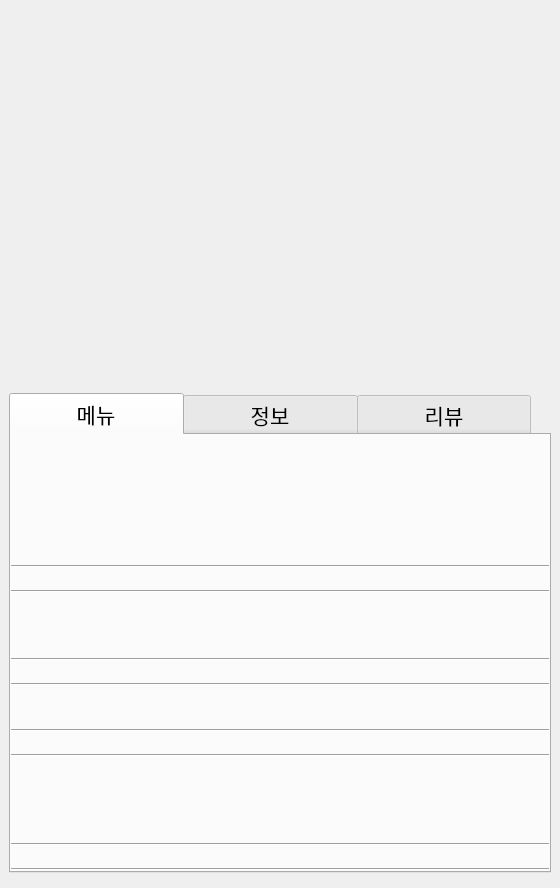
<?xml version="1.0" encoding="UTF-8"?>
<ui version="4.0">
 <class>FormMain</class>
 <widget class="QWidget" name="FormMain">
  <property name="geometry">
   <rect>
    <x>0</x>
    <y>0</y>
    <width>560</width>
    <height>888</height>
   </rect>
  </property>
  <property name="sizePolicy">
   <sizepolicy hsizetype="Fixed" vsizetype="Fixed">
    <horstretch>0</horstretch>
    <verstretch>0</verstretch>
   </sizepolicy>
  </property>
  <property name="maximumSize">
   <size>
    <width>560</width>
    <height>905</height>
   </size>
  </property>
  <property name="windowTitle">
   <string>Home</string>
  </property>
  <layout class="QVBoxLayout" name="verticalLayout">
   <property name="spacing">
    <number>0</number>
   </property>
   <property name="leftMargin">
    <number>0</number>
   </property>
   <property name="topMargin">
    <number>0</number>
   </property>
   <property name="rightMargin">
    <number>0</number>
   </property>
   <property name="bottomMargin">
    <number>0</number>
   </property>
   <item>
    <widget class="QWidget" name="widgetTop" native="true">
     <property name="minimumSize">
      <size>
       <width>0</width>
       <height>50</height>
      </size>
     </property>
     <property name="maximumSize">
      <size>
       <width>16777215</width>
       <height>50</height>
      </size>
     </property>
     <widget class="QLabel" name="labelTop">
      <property name="geometry">
       <rect>
        <x>0</x>
        <y>10</y>
        <width>261</width>
        <height>41</height>
       </rect>
      </property>
      <property name="text">
       <string/>
      </property>
      <property name="pixmap">
       <pixmap>../../kiosk/home_top1.jpg</pixmap>
      </property>
      <property name="scaledContents">
       <bool>true</bool>
      </property>
     </widget>
     <widget class="QPushButton" name="buttonCart">
      <property name="geometry">
       <rect>
        <x>480</x>
        <y>0</y>
        <width>75</width>
        <height>51</height>
       </rect>
      </property>
      <property name="text">
       <string/>
      </property>
      <property name="icon">
       <iconset>
        <normaloff>../../kiosk/cart_icon.png</normaloff>../../kiosk/cart_icon.png</iconset>
      </property>
      <property name="iconSize">
       <size>
        <width>30</width>
        <height>30</height>
       </size>
      </property>
      <property name="flat">
       <bool>true</bool>
      </property>
     </widget>
    </widget>
   </item>
   <item>
    <widget class="QScrollArea" name="scrollArea">
     <property name="minimumSize">
      <size>
       <width>0</width>
       <height>0</height>
      </size>
     </property>
     <property name="maximumSize">
      <size>
       <width>560</width>
       <height>16777215</height>
      </size>
     </property>
     <property name="frameShape">
      <enum>QFrame::NoFrame</enum>
     </property>
     <property name="lineWidth">
      <number>0</number>
     </property>
     <property name="horizontalScrollBarPolicy">
      <enum>Qt::ScrollBarAlwaysOff</enum>
     </property>
     <property name="widgetResizable">
      <bool>true</bool>
     </property>
     <property name="alignment">
      <set>Qt::AlignCenter</set>
     </property>
     <widget class="QWidget" name="scrollAreaWidgetContents">
      <property name="geometry">
       <rect>
        <x>0</x>
        <y>0</y>
        <width>560</width>
        <height>3408</height>
       </rect>
      </property>
      <property name="maximumSize">
       <size>
        <width>560</width>
        <height>16777215</height>
       </size>
      </property>
      <layout class="QVBoxLayout" name="verticalLayout_2">
       <item>
        <widget class="QWidget" name="widgetStack" native="true">
         <property name="maximumSize">
          <size>
           <width>550</width>
           <height>300</height>
          </size>
         </property>
         <layout class="QVBoxLayout" name="verticalLayout_3">
          <property name="spacing">
           <number>0</number>
          </property>
          <property name="leftMargin">
           <number>0</number>
          </property>
          <property name="topMargin">
           <number>0</number>
          </property>
          <property name="rightMargin">
           <number>0</number>
          </property>
          <property name="bottomMargin">
           <number>0</number>
          </property>
          <item>
           <widget class="QStackedWidget" name="stackedWidget">
            <property name="currentIndex">
             <number>0</number>
            </property>
            <widget class="QWidget" name="page_0">
             <layout class="QVBoxLayout" name="verticalLayout_4">
              <item>
               <widget class="QLabel" name="pBanner0">
                <property name="text">
                 <string/>
                </property>
                <property name="pixmap">
                 <pixmap>../../kiosk/home01.jpg</pixmap>
                </property>
                <property name="scaledContents">
                 <bool>true</bool>
                </property>
                <property name="alignment">
                 <set>Qt::AlignCenter</set>
                </property>
               </widget>
              </item>
             </layout>
            </widget>
            <widget class="QWidget" name="page_1">
             <layout class="QVBoxLayout" name="verticalLayout_7">
              <item>
               <widget class="QLabel" name="pBanner1">
                <property name="text">
                 <string/>
                </property>
                <property name="pixmap">
                 <pixmap>../../kiosk/home02.jpg</pixmap>
                </property>
                <property name="scaledContents">
                 <bool>true</bool>
                </property>
               </widget>
              </item>
             </layout>
            </widget>
            <widget class="QWidget" name="page_2">
             <layout class="QVBoxLayout" name="verticalLayout_8">
              <item>
               <widget class="QLabel" name="pBanner2">
                <property name="text">
                 <string/>
                </property>
                <property name="pixmap">
                 <pixmap>../../kiosk/home03.jpg</pixmap>
                </property>
                <property name="scaledContents">
                 <bool>true</bool>
                </property>
               </widget>
              </item>
             </layout>
            </widget>
           </widget>
          </item>
         </layout>
        </widget>
       </item>
       <item>
        <widget class="QWidget" name="widgetBottom" native="true">
         <layout class="QVBoxLayout" name="verticalLayout_5">
          <property name="spacing">
           <number>0</number>
          </property>
          <property name="leftMargin">
           <number>0</number>
          </property>
          <property name="topMargin">
           <number>0</number>
          </property>
          <property name="rightMargin">
           <number>0</number>
          </property>
          <property name="bottomMargin">
           <number>0</number>
          </property>
          <item>
           <widget class="QLabel" name="labelName">
            <property name="maximumSize">
             <size>
              <width>16777215</width>
              <height>165</height>
             </size>
            </property>
            <property name="text">
             <string/>
            </property>
            <property name="pixmap">
             <pixmap>../../kiosk/home_name.jpg</pixmap>
            </property>
            <property name="scaledContents">
             <bool>true</bool>
            </property>
            <property name="alignment">
             <set>Qt::AlignCenter</set>
            </property>
           </widget>
          </item>
          <item>
           <widget class="QLabel" name="labelTip">
            <property name="maximumSize">
             <size>
              <width>16777215</width>
              <height>140</height>
             </size>
            </property>
            <property name="text">
             <string/>
            </property>
            <property name="pixmap">
             <pixmap>../../kiosk/home_tip_1.jpg</pixmap>
            </property>
            <property name="scaledContents">
             <bool>true</bool>
            </property>
            <property name="alignment">
             <set>Qt::AlignCenter</set>
            </property>
           </widget>
          </item>
          <item>
           <widget class="QTabWidget" name="menuTab">
            <property name="font">
             <font>
              <family>맑은 고딕</family>
              <pointsize>16</pointsize>
              <weight>50</weight>
              <bold>false</bold>
             </font>
            </property>
            <property name="autoFillBackground">
             <bool>false</bool>
            </property>
            <property name="styleSheet">
             <string notr="true">QTabBar::tab {
    min-width: 174.4px;
}</string>
            </property>
            <property name="currentIndex">
             <number>0</number>
            </property>
            <property name="usesScrollButtons">
             <bool>false</bool>
            </property>
            <widget class="QWidget" name="homeMenu">
             <attribute name="title">
              <string>메뉴</string>
             </attribute>
             <layout class="QVBoxLayout" name="verticalLayout_9">
              <property name="spacing">
               <number>0</number>
              </property>
              <property name="leftMargin">
               <number>0</number>
              </property>
              <property name="topMargin">
               <number>0</number>
              </property>
              <property name="rightMargin">
               <number>0</number>
              </property>
              <property name="bottomMargin">
               <number>0</number>
              </property>
              <item>
               <widget class="QLabel" name="menu_txt">
                <property name="maximumSize">
                 <size>
                  <width>540</width>
                  <height>300</height>
                 </size>
                </property>
                <property name="contextMenuPolicy">
                 <enum>Qt::DefaultContextMenu</enum>
                </property>
                <property name="lineWidth">
                 <number>1</number>
                </property>
                <property name="midLineWidth">
                 <number>0</number>
                </property>
                <property name="text">
                 <string/>
                </property>
                <property name="pixmap">
                 <pixmap>../../kiosk/txt.jpg</pixmap>
                </property>
                <property name="scaledContents">
                 <bool>true</bool>
                </property>
               </widget>
              </item>
              <item>
               <widget class="QLabel" name="banner_1">
                <property name="maximumSize">
                 <size>
                  <width>520</width>
                  <height>65</height>
                 </size>
                </property>
                <property name="text">
                 <string/>
                </property>
                <property name="pixmap">
                 <pixmap>../../kiosk/banner_1.jpg</pixmap>
                </property>
                <property name="scaledContents">
                 <bool>true</bool>
                </property>
               </widget>
              </item>
              <item>
               <widget class="QLabel" name="menu_01">
                <property name="maximumSize">
                 <size>
                  <width>540</width>
                  <height>160</height>
                 </size>
                </property>
                <property name="text">
                 <string/>
                </property>
                <property name="pixmap">
                 <pixmap>../../kiosk/rep_menu1.jpg</pixmap>
                </property>
                <property name="scaledContents">
                 <bool>true</bool>
                </property>
               </widget>
              </item>
              <item>
               <widget class="QLabel" name="menu_02">
                <property name="maximumSize">
                 <size>
                  <width>540</width>
                  <height>160</height>
                 </size>
                </property>
                <property name="text">
                 <string/>
                </property>
                <property name="pixmap">
                 <pixmap>../../kiosk/rep_menu2.jpg</pixmap>
                </property>
                <property name="scaledContents">
                 <bool>true</bool>
                </property>
               </widget>
              </item>
              <item>
               <widget class="QLabel" name="menu_03">
                <property name="maximumSize">
                 <size>
                  <width>540</width>
                  <height>160</height>
                 </size>
                </property>
                <property name="text">
                 <string/>
                </property>
                <property name="pixmap">
                 <pixmap>../../kiosk/rep_menu3.jpg</pixmap>
                </property>
                <property name="scaledContents">
                 <bool>true</bool>
                </property>
               </widget>
              </item>
              <item>
               <widget class="QLabel" name="menu_04">
                <property name="maximumSize">
                 <size>
                  <width>540</width>
                  <height>160</height>
                 </size>
                </property>
                <property name="text">
                 <string/>
                </property>
                <property name="pixmap">
                 <pixmap>../../kiosk/rep_menu4.jpg</pixmap>
                </property>
                <property name="scaledContents">
                 <bool>true</bool>
                </property>
               </widget>
              </item>
              <item>
               <widget class="Line" name="line">
                <property name="orientation">
                 <enum>Qt::Horizontal</enum>
                </property>
               </widget>
              </item>
              <item>
               <widget class="QLabel" name="banner_2">
                <property name="maximumSize">
                 <size>
                  <width>540</width>
                  <height>65</height>
                 </size>
                </property>
                <property name="autoFillBackground">
                 <bool>false</bool>
                </property>
                <property name="text">
                 <string/>
                </property>
                <property name="pixmap">
                 <pixmap>../../kiosk/banner_2.jpg</pixmap>
                </property>
                <property name="scaledContents">
                 <bool>true</bool>
                </property>
               </widget>
              </item>
              <item>
               <widget class="Line" name="line_2">
                <property name="autoFillBackground">
                 <bool>false</bool>
                </property>
                <property name="orientation">
                 <enum>Qt::Horizontal</enum>
                </property>
               </widget>
              </item>
              <item>
               <widget class="QLabel" name="menu_05">
                <property name="minimumSize">
                 <size>
                  <width>0</width>
                  <height>0</height>
                 </size>
                </property>
                <property name="maximumSize">
                 <size>
                  <width>540</width>
                  <height>160</height>
                 </size>
                </property>
                <property name="text">
                 <string/>
                </property>
                <property name="pixmap">
                 <pixmap>../../kiosk/pretzel1.jpg</pixmap>
                </property>
                <property name="scaledContents">
                 <bool>true</bool>
                </property>
               </widget>
              </item>
              <item>
               <widget class="QLabel" name="menu_06">
                <property name="maximumSize">
                 <size>
                  <width>540</width>
                  <height>160</height>
                 </size>
                </property>
                <property name="text">
                 <string/>
                </property>
                <property name="pixmap">
                 <pixmap>../../kiosk/pretzel2.jpg</pixmap>
                </property>
                <property name="scaledContents">
                 <bool>true</bool>
                </property>
               </widget>
              </item>
              <item>
               <widget class="QLabel" name="menu_07">
                <property name="maximumSize">
                 <size>
                  <width>540</width>
                  <height>160</height>
                 </size>
                </property>
                <property name="text">
                 <string/>
                </property>
                <property name="pixmap">
                 <pixmap>../../kiosk/pretzel3.jpg</pixmap>
                </property>
                <property name="scaledContents">
                 <bool>true</bool>
                </property>
               </widget>
              </item>
              <item>
               <widget class="Line" name="line_3">
                <property name="orientation">
                 <enum>Qt::Horizontal</enum>
                </property>
               </widget>
              </item>
              <item>
               <widget class="QLabel" name="banner_3">
                <property name="maximumSize">
                 <size>
                  <width>540</width>
                  <height>65</height>
                 </size>
                </property>
                <property name="text">
                 <string/>
                </property>
                <property name="pixmap">
                 <pixmap>../../kiosk/banner_3.jpg</pixmap>
                </property>
                <property name="scaledContents">
                 <bool>true</bool>
                </property>
               </widget>
              </item>
              <item>
               <widget class="Line" name="line_4">
                <property name="orientation">
                 <enum>Qt::Horizontal</enum>
                </property>
               </widget>
              </item>
              <item>
               <widget class="QLabel" name="menu_08">
                <property name="maximumSize">
                 <size>
                  <width>540</width>
                  <height>160</height>
                 </size>
                </property>
                <property name="text">
                 <string/>
                </property>
                <property name="pixmap">
                 <pixmap>../../kiosk/tteok1.jpg</pixmap>
                </property>
                <property name="scaledContents">
                 <bool>true</bool>
                </property>
               </widget>
              </item>
              <item>
               <widget class="QLabel" name="menu_09">
                <property name="maximumSize">
                 <size>
                  <width>540</width>
                  <height>160</height>
                 </size>
                </property>
                <property name="text">
                 <string/>
                </property>
                <property name="pixmap">
                 <pixmap>../../kiosk/tteok2.jpg</pixmap>
                </property>
                <property name="scaledContents">
                 <bool>true</bool>
                </property>
               </widget>
              </item>
              <item>
               <widget class="Line" name="line_5">
                <property name="orientation">
                 <enum>Qt::Horizontal</enum>
                </property>
               </widget>
              </item>
              <item>
               <widget class="QLabel" name="banner_4">
                <property name="maximumSize">
                 <size>
                  <width>540</width>
                  <height>65</height>
                 </size>
                </property>
                <property name="text">
                 <string/>
                </property>
                <property name="pixmap">
                 <pixmap>../../kiosk/banner_4.jpg</pixmap>
                </property>
                <property name="scaledContents">
                 <bool>true</bool>
                </property>
               </widget>
              </item>
              <item>
               <widget class="Line" name="line_6">
                <property name="orientation">
                 <enum>Qt::Horizontal</enum>
                </property>
               </widget>
              </item>
              <item>
               <widget class="QLabel" name="menu_10">
                <property name="maximumSize">
                 <size>
                  <width>540</width>
                  <height>160</height>
                 </size>
                </property>
                <property name="text">
                 <string/>
                </property>
                <property name="pixmap">
                 <pixmap>../../kiosk/set1.jpg</pixmap>
                </property>
                <property name="scaledContents">
                 <bool>true</bool>
                </property>
               </widget>
              </item>
              <item>
               <widget class="QLabel" name="menu_11">
                <property name="maximumSize">
                 <size>
                  <width>540</width>
                  <height>160</height>
                 </size>
                </property>
                <property name="text">
                 <string/>
                </property>
                <property name="pixmap">
                 <pixmap>../../kiosk/set2.jpg</pixmap>
                </property>
                <property name="scaledContents">
                 <bool>true</bool>
                </property>
               </widget>
              </item>
              <item>
               <widget class="QLabel" name="menu_12">
                <property name="maximumSize">
                 <size>
                  <width>540</width>
                  <height>160</height>
                 </size>
                </property>
                <property name="text">
                 <string/>
                </property>
                <property name="pixmap">
                 <pixmap>../../kiosk/set3.jpg</pixmap>
                </property>
                <property name="scaledContents">
                 <bool>true</bool>
                </property>
               </widget>
              </item>
              <item>
               <widget class="QLabel" name="menu_13">
                <property name="maximumSize">
                 <size>
                  <width>540</width>
                  <height>160</height>
                 </size>
                </property>
                <property name="text">
                 <string/>
                </property>
                <property name="pixmap">
                 <pixmap>../../kiosk/set4.jpg</pixmap>
                </property>
                <property name="scaledContents">
                 <bool>true</bool>
                </property>
               </widget>
              </item>
              <item>
               <widget class="Line" name="line_7">
                <property name="orientation">
                 <enum>Qt::Horizontal</enum>
                </property>
               </widget>
              </item>
              <item>
               <widget class="QLabel" name="banner_5">
                <property name="maximumSize">
                 <size>
                  <width>540</width>
                  <height>65</height>
                 </size>
                </property>
                <property name="text">
                 <string/>
                </property>
                <property name="pixmap">
                 <pixmap>../../kiosk/banner_5.jpg</pixmap>
                </property>
                <property name="scaledContents">
                 <bool>true</bool>
                </property>
               </widget>
              </item>
              <item>
               <widget class="Line" name="line_8">
                <property name="orientation">
                 <enum>Qt::Horizontal</enum>
                </property>
               </widget>
              </item>
             </layout>
            </widget>
            <widget class="QWidget" name="tab_2">
             <attribute name="title">
              <string>정보</string>
             </attribute>
            </widget>
            <widget class="QWidget" name="tab_3">
             <attribute name="title">
              <string>리뷰</string>
             </attribute>
            </widget>
           </widget>
          </item>
         </layout>
        </widget>
       </item>
       <item>
        <widget class="QWidget" name="widget_4" native="true">
         <layout class="QVBoxLayout" name="verticalLayout_6">
          <property name="spacing">
           <number>0</number>
          </property>
          <property name="leftMargin">
           <number>0</number>
          </property>
          <property name="topMargin">
           <number>0</number>
          </property>
          <property name="rightMargin">
           <number>0</number>
          </property>
          <property name="bottomMargin">
           <number>0</number>
          </property>
         </layout>
        </widget>
       </item>
      </layout>
     </widget>
    </widget>
   </item>
  </layout>
 </widget>
 <resources/>
 <connections/>
</ui>
